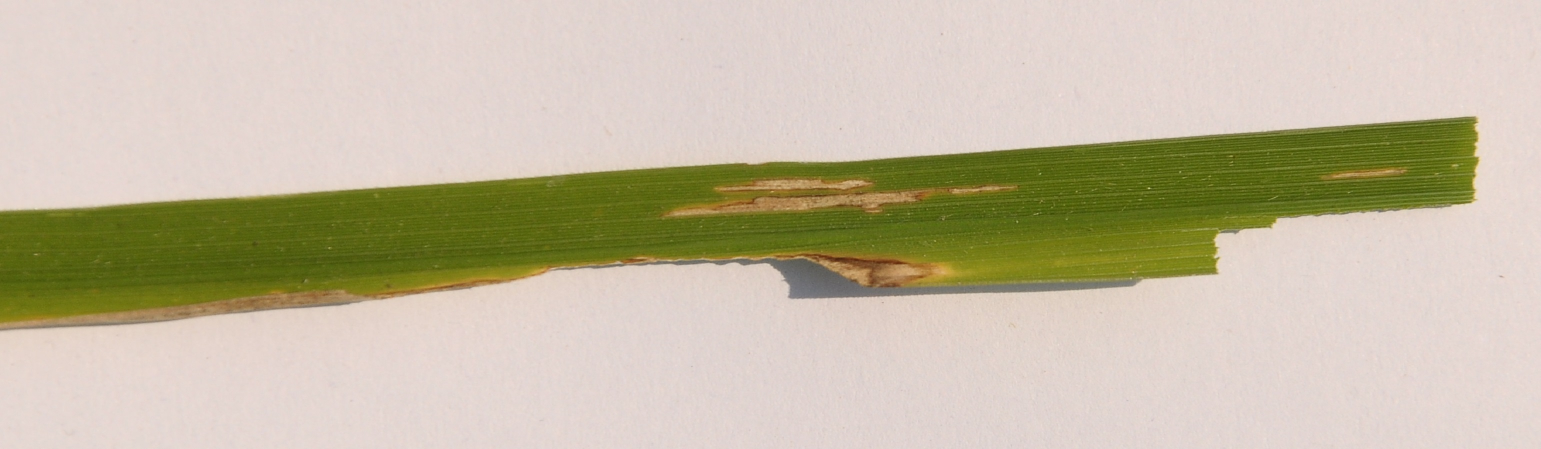
#> input picture Leaf disease/Bacterial leaf blight/DSC_0365.JPG, 3081 x 897 px, found by its file name (shown at 1/2 size)
$ python data.py
#> lines starting #> are read from the running program, lines starting #| are printed output that depends on the picture; after the words box and inside, x2 and y2 are one past the last pixel; in counts of white or black regions, pixels touching at a corner belong together
import os
import cv2
import numpy as np
import time
from PIL import Image
import matplotlib.pyplot as plt
from skimage.color import label2rgb
from skimage.segmentation import slic

folder = ["Bacterial leaf blight", "Brown spot", "Leaf smut"]
seg_folder = ["Bacterial_leaf_blight_seg", "Brown_spot_seg", "leaf_smut_seg"]
test_folder = "Test"

path = r"C:\Users\Abhishek Swain\PycharmProjects\leaf-disease\Leaf disease"

"""image = cv2.imread(path + folder[0] + '\DSC_0365.JPG')
print(image)
cv2.imshow('hello', image)
cv2.waitKey(0)"""


def separate_clusters(label, size, image):
    for (i, segVal) in enumerate(np.unique(label)):
        # construct a mask for the segment
        print("[x] inspecting segment %d" % (i))
        mask = np.zeros(size[:2], dtype="uint8")
        mask[label == segVal] = 255

        cv2.imshow("Mask", mask)
        # cv2.resizeWindow("Mask", 100, 100)
        cv2.imshow("Applied", cv2.bitwise_and(image, image, mask=mask))
        # cv2.resizeWindow("Mask", 100, 100)
        cv2.waitKey(100)


def segment(K, img):
    Z = img.reshape((-1, 3))

    Z = np.float32(Z)

    criteria = (cv2.TERM_CRITERIA_EPS + cv2.TERM_CRITERIA_MAX_ITER, 10, 1.0)
    ret, label, center = cv2.kmeans(Z, K, None, criteria, 10, cv2.KMEANS_RANDOM_CENTERS)

    center = np.uint8(center)
    res = center[label.flatten()]
    res2 = res.reshape(img.shape)

    separate_clusters(label, img.shape, res2)


def slic_segment(k, image):
    res = slic(image, 100)
    separate_clusters(res, image.shape, image)


for j, fname in enumerate(folder, 0):

    print(fname)
    file = os.listdir(path + "\\" + fname)
    start = time.time()

    for i in file:
        img = cv2.imread(path + "\\" + fname + "\\" + i)
#> img is the input picture: shape (897, 3081, 3); mean B, G, R 163.8, 187.4, 196.8
        # segment(10, img)
        slic_segment(2, img)
#> in slic_segment, `res = slic(image, 100)`:
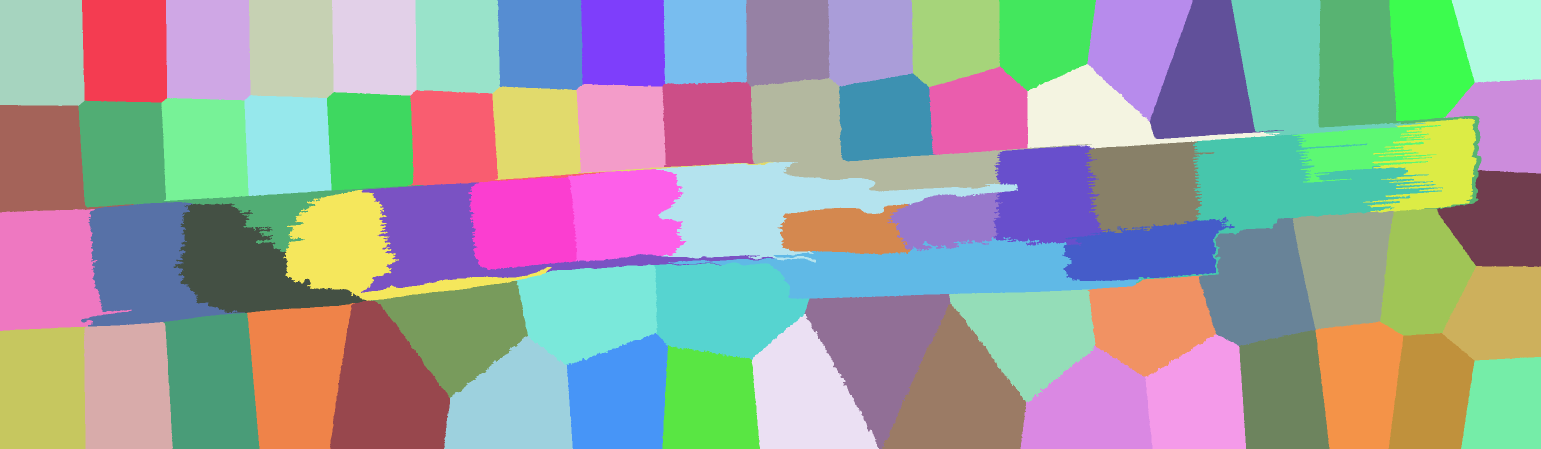
#> res: shape (897, 3081) int64 (shown at 1/2 size); 77 distinct labels, from 1 to 77; one colour per label, 0 black
#> the loop in separate_clusters, `for (i, segVal) in enumerate(np.unique(label)):` made 77 passes
#| [x] inspecting segment 0
#| [x] inspecting segment 1
#| [x] inspecting segment 2
#| [x] inspecting segment 3
#| [x] inspecting segment 4
#| [x] inspecting segment 5
#| [x] inspecting segment 6
#| [x] inspecting segment 7
#> (further printed lines are left out)
#> pass 1, in separate_clusters, `cv2.imshow("Mask", mask)`:
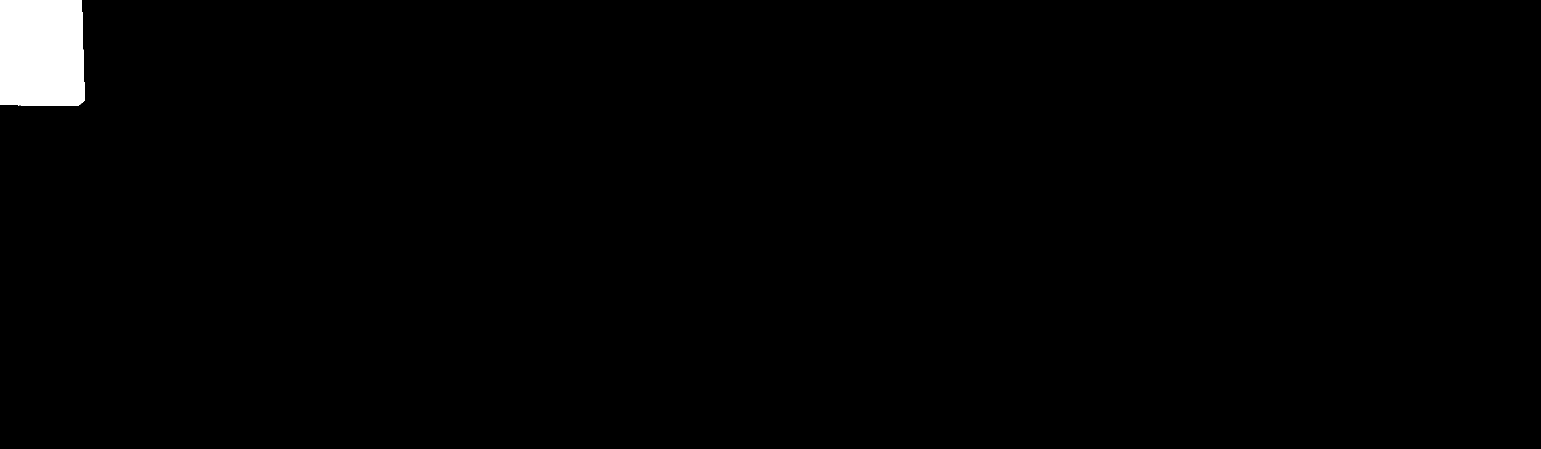
#> window 'Mask': shape (897, 3081) (shown at 1/2 size); 1.3% white; 1 white region, box (x1, y1, x2, y2) and area: (0, 0, 169, 212) 35081
#> pass 1, in separate_clusters, `cv2.imshow("Applied", cv2.bitwise_and(image, image, mask=mask))`:
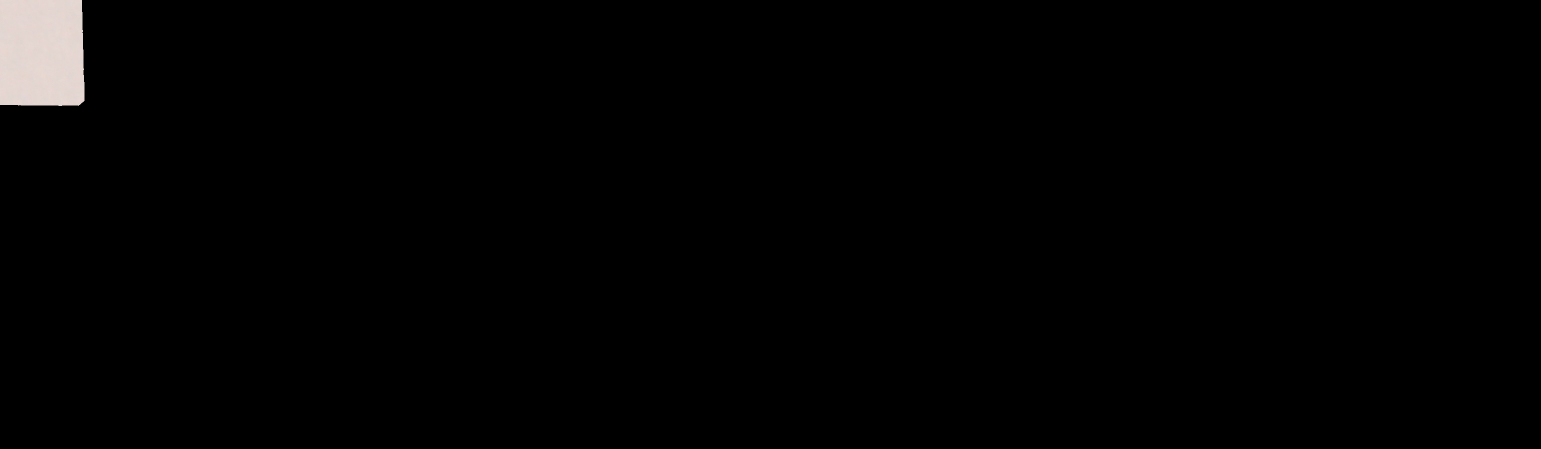
#> window 'Applied': shape (897, 3081, 3) (shown at 1/2 size); mean B, G, R 2.6, 2.7, 2.9
#> pass 2, in separate_clusters, `cv2.imshow("Mask", mask)`:
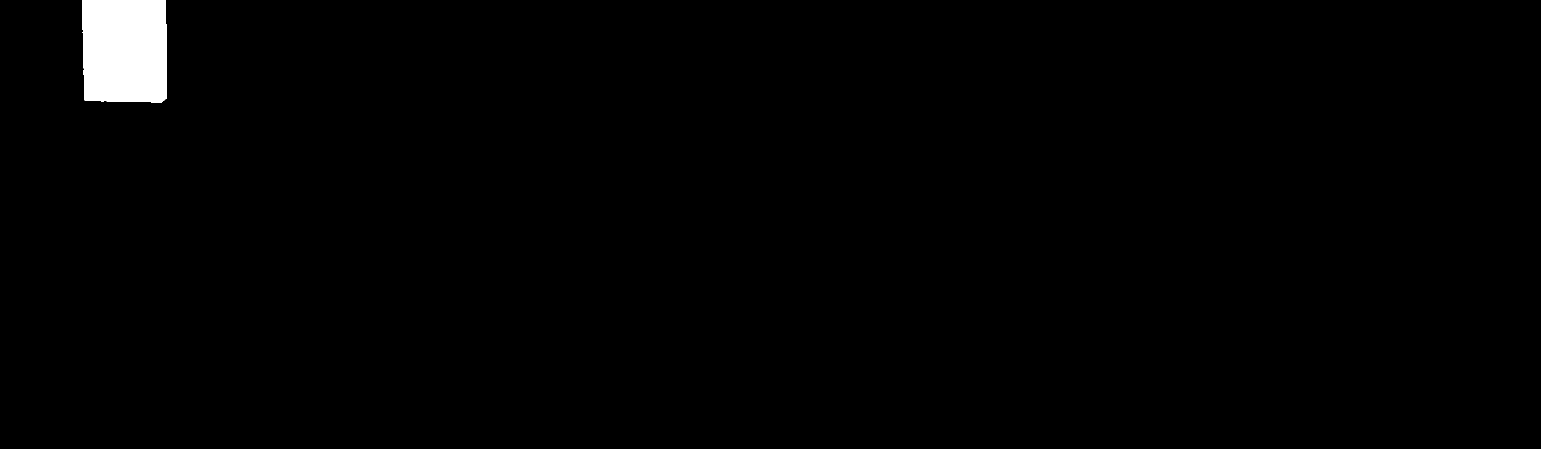
#> window 'Mask': shape (897, 3081) (shown at 1/2 size); 1.2% white; 1 white region, box (x1, y1, x2, y2) and area: (164, 0, 334, 205) 33842
#> pass 2, in separate_clusters, `cv2.imshow("Applied", cv2.bitwise_and(image, image, mask=mask))`:
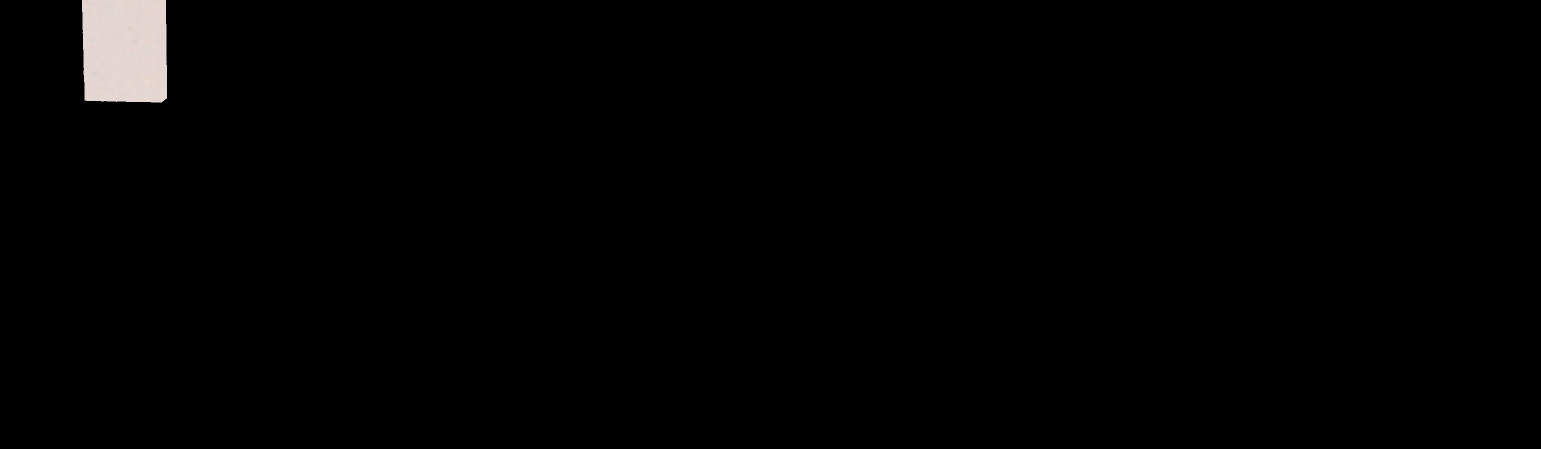
#> window 'Applied': shape (897, 3081, 3) (shown at 1/2 size); mean B, G, R 2.6, 2.6, 2.8
#> after the loop in separate_clusters, `for (i, segVal) in enumerate(np.unique(label)):`:
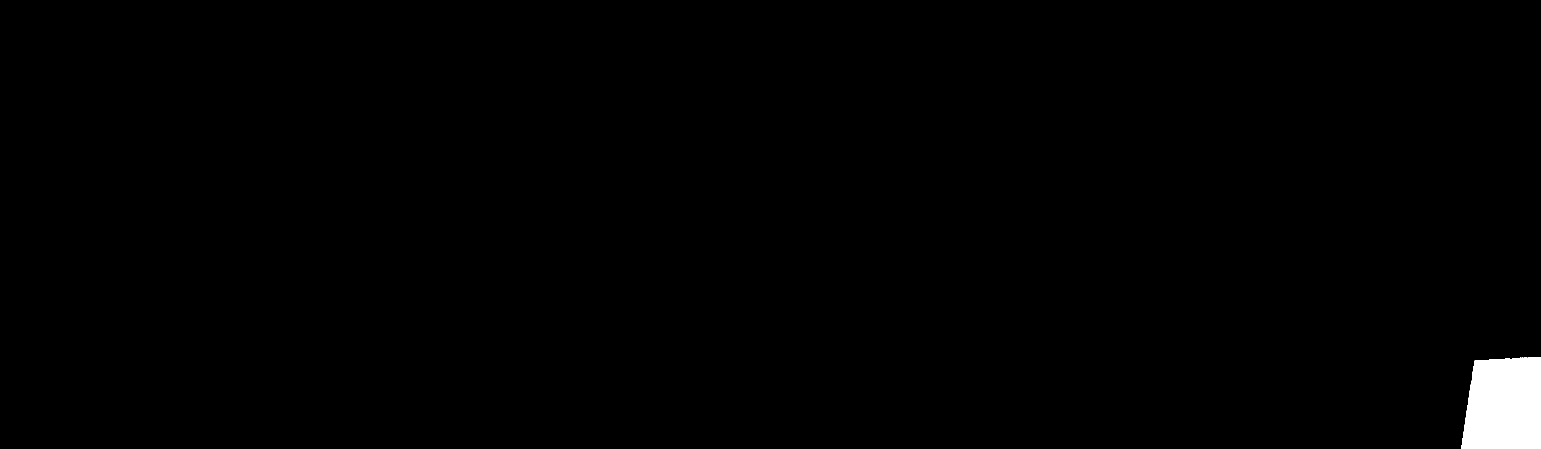
#> mask: shape (897, 3081) (shown at 1/2 size); 0.94% white; 1 white region, box (x1, y1, x2, y2) and area: (2922, 714, 3081, 897) 26063
#> (the run stopped early here; a loop or call above may not have finished)
